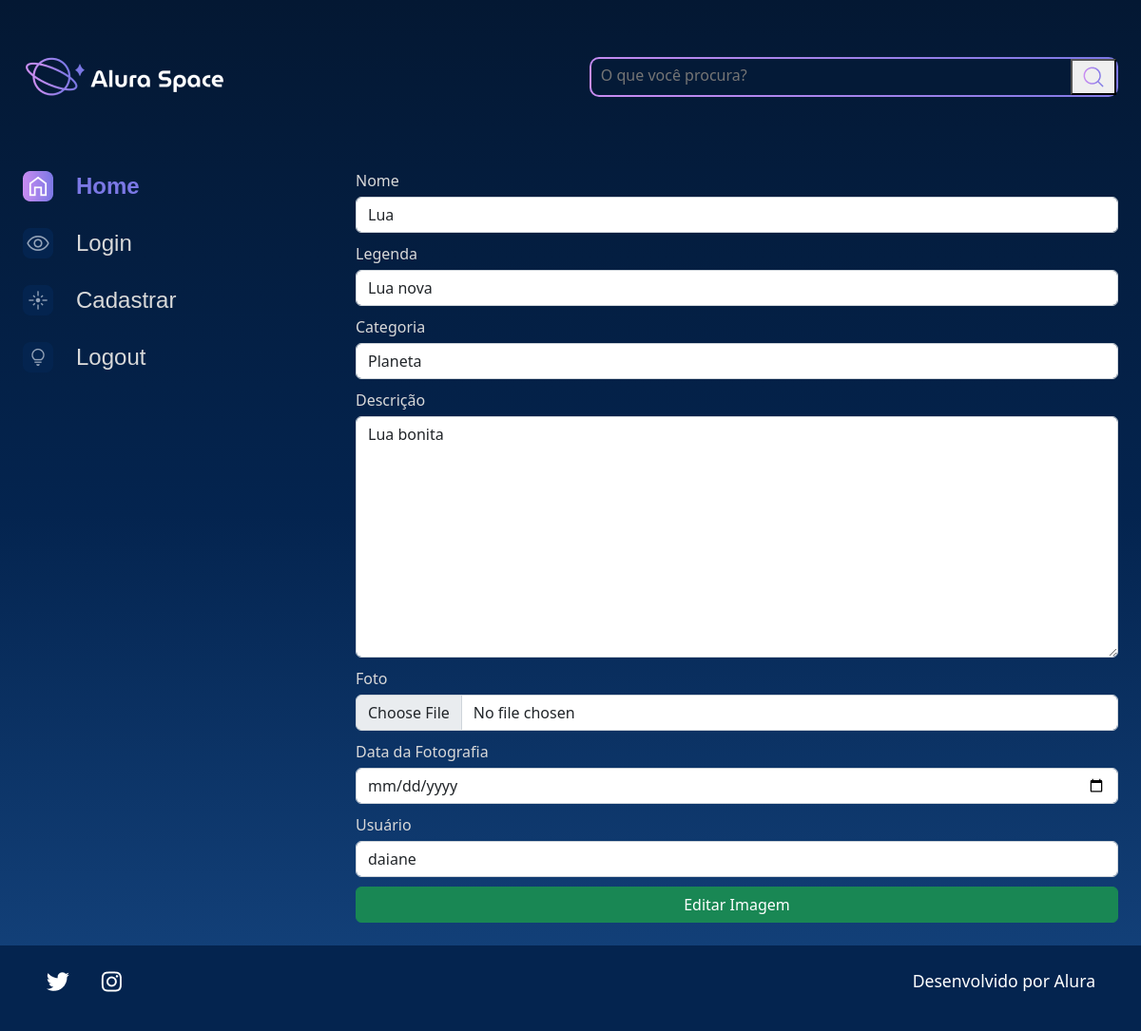
The app's page /editar-imagem/4 with its own data.
### galeria/models.py (models this page shows, shortened)
class Fotografia(models.Model):
    OPCOES_CATEGORIA= [
        ('GALÁXIA', 'Galáxia'),
        ('NEBULOSA', 'Nebulosa'),
        ('ESTRELA', 'Estrela'),
        ('PLANETA', 'Planeta'),
    ]
    nome = models.CharField(max_length=100, null=False, blank=False)
    legenda = models.CharField(max_length=150, null=False, blank=False)
    categoria = models.CharField(max_length=100,choices = OPCOES_CATEGORIA,default='')
    descricao = models.TextField(null=False, blank=False)
    foto = models.ImageField(upload_to='fotos/%Y/%m/%d/', blank=True)
    publicada = models.BooleanField(default=True)
    data_fotografia = models.DateTimeField(default=datetime.now,null=False, blank=False)
    usuario = models.ForeignKey(to = User, on_delete=models.SET_NULL, null=True, blank=True, related_name="user")

### galeria/views.py (the view, shortened to what this page needs)
# urls.py: path('editar-imagem/<int:foto_id>', editar_imagem, name='editar_imagem'),
def editar_imagem(request, foto_id):
    fotografia = get_object_or_404(Fotografia, id=foto_id)
    form = FotografiaForm(instance=fotografia)
    return render(request, 'galeria/editar_imagem.html', {'form': form, 'foto_id': foto_id, 'fotografia': fotografia})

### galeria/forms.py
class FotografiaForm(forms.ModelForm):
    class Meta:
        model = Fotografia
        exclude =['publicada',]
        labels = {
            'nome':'Nome',
            'legenda':'Legenda',
            'categoria':'Categoria',
            'descricao':'Descrição',
            'foto':'Foto',
            'data_fotografia':'Data da Fotografia',
            'usuario':'Usuário',
        }
        widgets ={
            'nome': forms.TextInput(attrs={'class':'form-control'}),
            'legenda': forms.TextInput(attrs={'class':'form-control'}),
            'categoria': forms.Select(attrs={'class':'form-control'}),
            'descricao': forms.Textarea(attrs={'class':'form-control'}),
            'foto': forms.FileInput(attrs={'class':'form-control'}),
            'data_fotografia': forms.DateInput(
                format='%d/%m/%Y',
                attrs = {
                    'class':'form-control',
                    'placeholder':'Selecione uma data',
                    'type':'date',
                }
            ),
            'usuario': forms.Select(attrs={'class':'form-control'}),
        }

### galeria/templates/galeria/editar_imagem.html (shortened to what this page needs)
{% load static %}
<!DOCTYPE html>
<html lang="pt-br">
<head>
    <link rel="stylesheet" href="{% static '/styles/style.css' %}">
    <link href="https://cdn.jsdelivr.net/npm/bootstrap@5.2.2/dist/css/bootstrap.min.css" rel="stylesheet">
</head>
<body>
    <div class="pagina-inicial">
        <header class="cabecalho">
            <img src="{% static '/assets/logo/Logo(2).png' %}" alt="Logo da Alura Space" />
            <div class="cabecalho__busca">
                <div class="busca__fundo">
                    <form action="{% url 'buscar' %}">
                        <input  class="busca__input" type="text" name="buscar" placeholder="O que você procura?">
                        <button type="submit">
                            <img class="busca__icone" src="{% static '/assets/ícones/1x/search.png' %}" alt="ícone de search">
                        </button>
                    </form>
                </div>
            </div>
        </header>
        <main class="principal">
            <section class="menu-lateral">
                <nav class="menu-lateral__navegacao">
                    <a href="{% url 'index' %}"><img src="{% static '/assets/ícones/1x/Home - ativo.png' %}"> Home</a>
                    <a href="{% url 'login' %}"><img src="{% static '/assets/ícones/1x/Mais vistas - inativo.png' %}"> Login</a>
                    <a href="{% url 'cadastro' %}"><img src="{% static '/assets/ícones/1x/Novas - inativo.png' %}"> Cadastrar</a>
                    <a href="{% url 'logout'%}"><img src="{% static '/assets/ícones/1x/Surpreenda-me - inativo.png' %}"> Logout</a>
                </nav>
            </section>
            <section class="galeria" style="margin-left: 5em">
                <form action="{% url 'editar_imagem' foto_id %}"  method="POST" enctype="multipart/form-data">
                    <div class="row">
                        {% for field in form.visible_fields %}
                        <div class="col-12 col-lg-12" style="margin-bottom: 10px;">
                            <label for ={{field.id_for_label}} style="color:#D9D9D9; margin-bottom: 5px;">{{field.label}}</label>
                            {{field}}
                        </div>
                        {% endfor %}
                    </div>
                    <div>
                        <button class="btn btn-success col-12" style="padding: top 5px;" type="submit">Editar Imagem</button>
                    </div>
                </form>
            </section>
        </main>
    </div>
</body>
{% include 'partials/_footer.html' %}

### setup/static/styles/style.css (style rules this page uses)
html, body, div, span, applet, object, iframe, h1, h2, h3, h4, h5, h6, p, blockquote, pre, a, abbr, acronym, address, big, cite, code, del, dfn, em, img, ins, kbd, q, s, samp, small, strike, strong, sub, sup, tt, var, b, u, i, center, dl, dt, dd, ol, ul, li, fieldset, form, label, legend, table, caption, tbody, tfoot, thead, tr, th, td, article, aside, canvas, details, embed, figure, figcaption, footer, header, hgroup, menu, nav, output, ruby, section, summary, time, mark, audio, video { margin: 0; padding: 0; border: 0; font-size: 100%; font: inherit; vertical-align: baseline; }
article, aside, details, figcaption, figure, footer, header, hgroup, menu, nav, section { display: block; }
body { line-height: 1; font-family: 'Space Grotesk', sans-serif; min-height: 100vh; background: linear-gradient(#041833,#04244F,#154580); background-repeat: no-repeat; background-position: center; background-size: cover; }
.cabecalho { align-items: center; display: flex; justify-content: space-between; margin: 1.5rem 0 4rem 0; }
.cabecalho__busca { align-items: center; border-radius: 10px; background: linear-gradient(45deg, #C98CF1,#7B78E5); display: flex; height: auto; justify-content: space-between; padding: 2px; width: auto; }
.busca__fundo { align-items: center; background-color: #041A37; border-radius: 8px; display: flex; margin: 0 auto; width: 100%; }
.busca__input { align-items: center; background-color: transparent; border: none; font-size: 1rem; height: 24px; padding: 10px; width: 500px; }
.busca__icone { cursor: pointer; width: 2rem; height: 2rem; }
.galeria { display: flex; width: 100%; }
.menu-lateral { padding-right: 1.5rem; box-sizing: border-box; min-width: 270px; }
.menu-lateral__navegacao { display: flex; flex-direction: column; }
.menu-lateral__navegacao a { font-family: 'Space Grotesk', sans-serif; align-items: center; display: flex; margin-bottom: 1.5rem; text-decoration: none; color: #D9D9D9; font-size: 24px; }
.menu-lateral__navegacao a:first-child { font-weight: bold; color: #7B78E5; }
.menu-lateral__navegacao img { margin-right: 1.5rem; }
.pagina-inicial { max-width: 1440px; padding: 1.5rem; margin: 0 auto; }
.principal { display: flex; justify-content: space-between; }

### records on screen
Fotografia: visible_fields "Lua" "Lua nova" "Planeta" "Lua bonita" "daiane"

### other values on screen
{{ field.label }} "Nome" "Legenda" "Categoria" "Descrição" "Foto" "Data da Fotografia" "Usuário"
